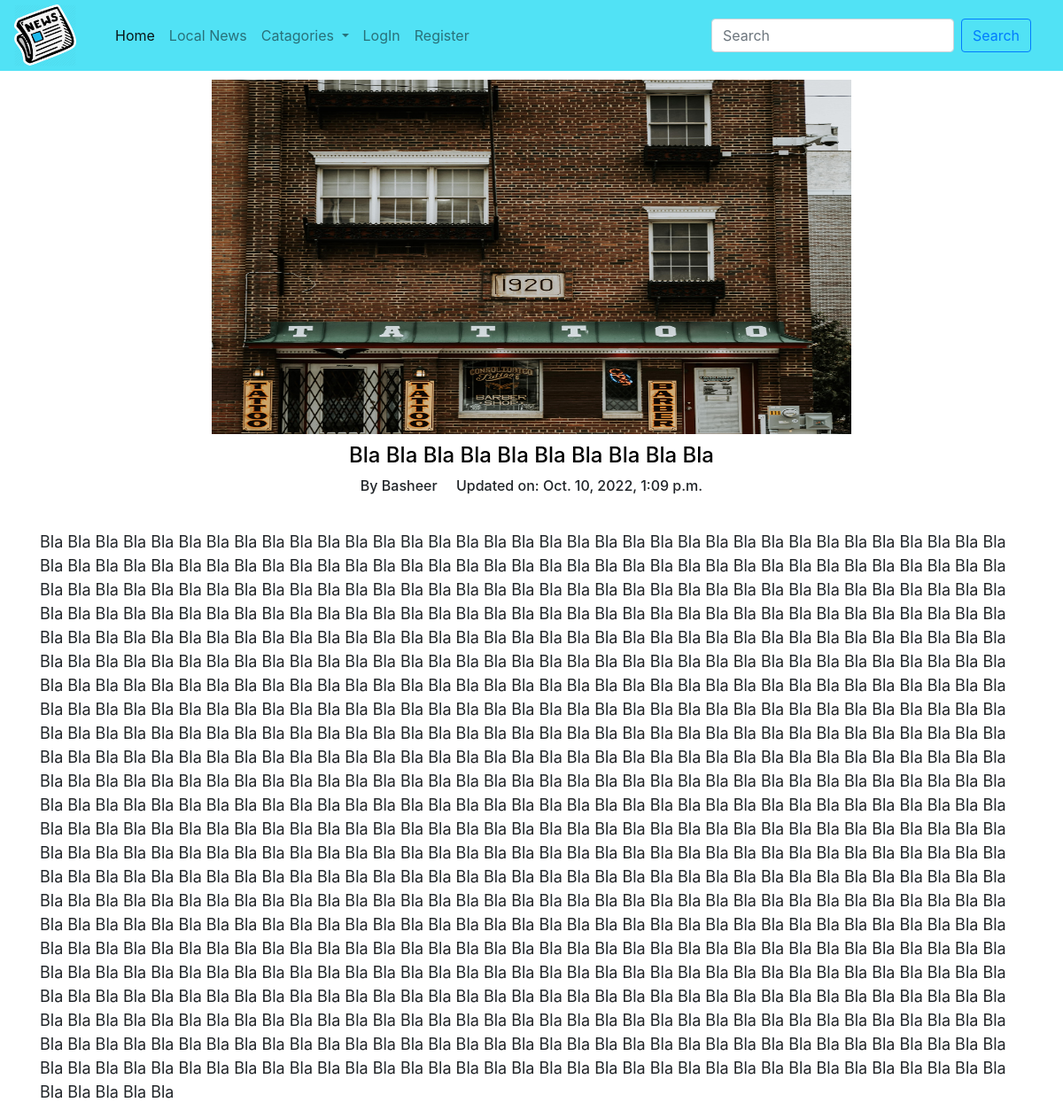
Screenshot of /post/2022/10/10/bla-bla-bla-bla-bla-bla-bla-bla-bla-bla with the database file from the repository.
### main/models.py (models this page shows, shortened)
class Post(models.Model):
    title = models.CharField(max_length=100, null=True)
    decription = models.CharField(max_length=100, null=True)
    body = models.TextField(null=True)
    img = models.ImageField(upload_to="images", null=True)
    author = models.ForeignKey(Author, on_delete=models.SET_NULL, null=True)
    status = models.CharField(max_length=20, choices=STATUS, default="dr", null=True)
    date = models.DateTimeField(auto_now=True, null=True)
    slug = models.SlugField(max_length=250, null=True, unique_for_date="date")
    class Meta:
        ordering = ["-date"]

class Author(models.Model):
    name = models.CharField(max_length=100)
    description = models.CharField(max_length=300)

### main/views.py (the view)
class PostDetail(DetailView):
    model = Post
    template_name = "post-detail.html"

### templates/post-detail.html (shortened to what this page needs)
{% extends 'base.html' %}
{% block content%}
    <div class="container">
        <div class="imgcont">
            <img src="{{object.img.url}}" class="image-detail">
        </div>
        <h4 class="post-title">
            {{ object.title }}
        </h4>
        <h6 class="post-about">
            By {{ object.author.name }} &nbsp; &nbsp;  Updated on: {{object.date}}
        </h6>
        <p class="cont">
            {{ object.body }}
        </p>
    </div>
{% endblock content %}

### templates/post-detail.html (style rules this page uses)
.imgcont { align-items: center; height: 400px; display: block; margin: auto; margin-top: 10px; width: 65%; overflow: hidden; }
.image-detail { display: block; margin: auto; width: 100%; height: 140%; z-index: 10; }
.post-title { color: black; display: block; margin: auto; margin-top: 10px; margin-bottom: 10px; position: relative; text-align: center; }
.post-about { display: block; margin: auto; margin-top: 10px; margin-bottom: 10px; position: relative; text-align: center; }
.cont { font-size: 18px; margin-top: 40px; }

### rows the page displays
Post: img (picture), title "Bla Bla Bla Bla Bla Bla Bla Bla Bla Bla", author.name "Basheer", date "Oct. 10, 2022, 1:09 p.m.", body "Bla Bla Bla Bla Bla Bla Bla Bla Bla Bla Bla Bla Bla Bla Bla Bla Bla Bla Bla Bla Bla Bla Bla Bla Bla Bla Bla Bla Bla Bla Bla Bla Bla Bla Bla Bla Bla Bla Bla Bla Bla Bla Bla Bla Bla Bla Bla Bla Bla Bla Bla Bla Bla Bla Bla Bla Bla Bla Bla Bla Bla Bla Bla Bla Bla Bla Bla Bla Bla Bla Bla Bla Bla Bla Bla Bla Bla Bla Bla Bla Bla Bla Bla Bla Bla Bla Bla Bla Bla Bla Bla Bla Bla Bla Bla Bla Bla Bla Bla Bla Bla Bla Bla Bla Bla Bla Bla Bla Bla Bla Bla Bla Bla Bla Bla Bla Bla Bla Bla Bla Bla Bla Bla Bla Bla Bla Bla Bla Bla Bla Bla Bla Bla Bla Bla Bla Bla Bla Bla Bla Bla Bla Bla Bla Bla Bla Bla Bla Bla Bla Bla Bla Bla Bla Bla Bla Bla Bla Bla Bla Bla Bla Bla Bla Bla Bla Bla Bla Bla Bla Bla Bla Bla Bla Bla…"
